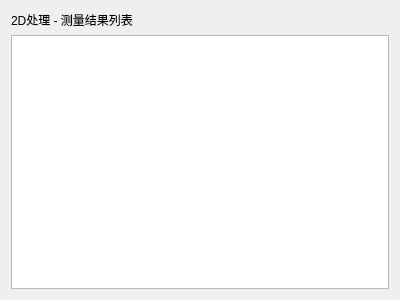
<?xml version="1.0" encoding="UTF-8"?>
<ui version="4.0">
 <class>Measrue2DResultsDialog</class>
 <widget class="QDialog" name="Measrue2DResultsDialog">
  <property name="geometry">
   <rect>
    <x>0</x>
    <y>0</y>
    <width>400</width>
    <height>300</height>
   </rect>
  </property>
  <property name="windowTitle">
   <string>Dialog</string>
  </property>
  <layout class="QVBoxLayout" name="verticalLayout">
   <item>
    <widget class="QLabel" name="label">
     <property name="text">
      <string>2D处理 - 测量结果列表</string>
     </property>
    </widget>
   </item>
   <item>
    <widget class="QTextBrowser" name="textBrowser"/>
   </item>
  </layout>
 </widget>
 <resources/>
 <connections/>
</ui>
